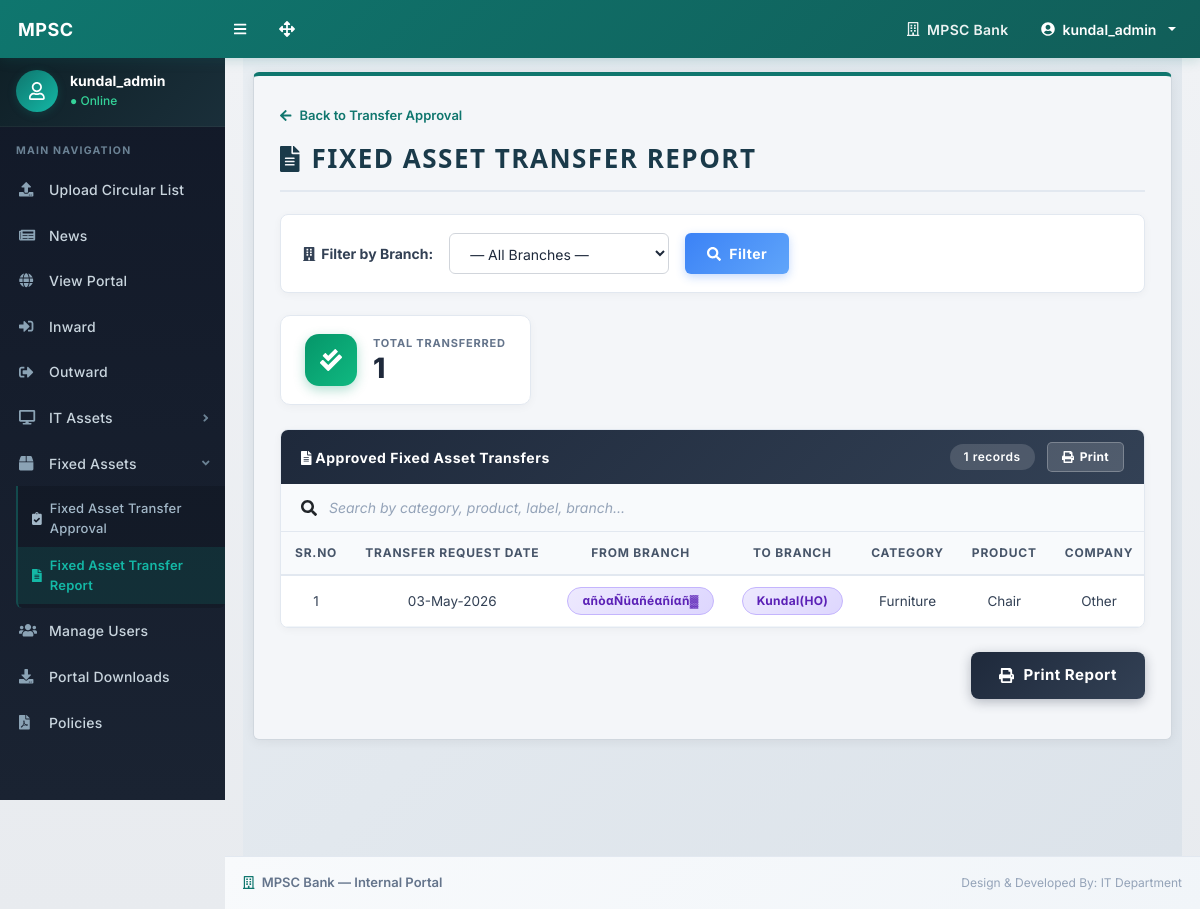
/fixed-asset-transfer-report.php (signed in), run on the app's committed database.
### tables this page shows
CREATE TABLE `fixed_asset_transfers` (
  `id` int(11) NOT NULL AUTO_INCREMENT,
  `asset_id` int(11) NOT NULL,
  `from_branch` varchar(255) NOT NULL,
  `to_branch` varchar(255) NOT NULL,
  `category` varchar(100) NOT NULL,
  `product` varchar(255) NOT NULL,
  `company` varchar(255) DEFAULT NULL,
  `label` varchar(255) DEFAULT NULL,
  `amount` decimal(12,2) DEFAULT 0.00,
  `status` varchar(100) DEFAULT NULL,
  `transfer_status` varchar(50) DEFAULT 'Pending',
  `created_at` datetime DEFAULT current_timestamp(),
  `approved_at` datetime DEFAULT NULL,
  PRIMARY KEY (`id`)
);

### fixed-asset-transfer-report.php (the view, shortened to what this page needs)
<?php
include_once('./includes/config.php');
$role = trim(strtolower($_SESSION['role']));
$isAdmin = ($role === 'admin');
$isEmployee = ($role === 'employee');
$filterBranch = '';
$reportList = null;
$totalCount = 0;
if ($isEmployee) {
    $stmt = mysqli_prepare($con,
        "SELECT id, asset_id, from_branch, to_branch, category, product, company, label, amount, transfer_status, created_at, approved_at
         FROM fixed_asset_transfers
         WHERE (from_branch = ? OR to_branch = ?) AND transfer_status = 'Approved'
         ORDER BY approved_at DESC, id DESC"
    );
    mysqli_stmt_bind_param($stmt, "ss", $filterBranch, $filterBranch);
    mysqli_stmt_execute($stmt);
    $reportList = mysqli_stmt_get_result($stmt);
    $totalCount = ($reportList) ? mysqli_num_rows($reportList) : 0;
} elseif ($isAdmin) {
    $stmt = mysqli_prepare($con,
        "SELECT id, asset_id, from_branch, to_branch, category, product, company, label, amount, transfer_status, created_at, approved_at
         FROM fixed_asset_transfers
         WHERE transfer_status = 'Approved'
         ORDER BY approved_at DESC, id DESC"
    );
    mysqli_stmt_execute($stmt);
    $reportList = mysqli_stmt_get_result($stmt);
    $totalCount = ($reportList) ? mysqli_num_rows($reportList) : 0;
}
?>
<!DOCTYPE html>
<html lang="en">
<head>
    <link href="./css/styles.css" rel="stylesheet" />
    <link href="./css/custom.css" rel="stylesheet" />
    <link href="./css/it-transfer.css?v=1" rel="stylesheet" />
    <link href="./css/it-transfer-report.css?v=1" rel="stylesheet" />
</head>
<body class="sb-nav-fixed">
    <?php if ($isAdmin) { ?>
        <?php include_once('./includes/navbar.php'); ?>
    <?php } ?>
    <div id="layoutSidenav">
        <?php
        if ($isAdmin) {
            include_once('./includes/sidebar.php');
        } else {
            include_once('./includes/entry-sidebar.php');
        }
        ?>
        <div id="layoutSidenav_content">
            <main>
                <div class="container-fluid px-3">
                    <div class="it-transfer-page">
                        <div class="it-transfer-panel">
                            <?php if ($isEmployee) { ?>
                                <a href="fixed-assets.php" class="itt-back-link">
                                    <i class="fas fa-arrow-left"></i> Back to Fixed Assets Dashboard
                                </a>
                            <?php } else { ?>
                                <a href="fixed-asset-approval.php" class="itt-back-link">
                                    <i class="fas fa-arrow-left"></i> Back to Transfer Approval
                                </a>
                            <?php } ?>
                            <div class="itt-header">
                                <h1 class="itt-title"><i class="fas fa-file-alt"></i> FIXED ASSET TRANSFER REPORT</h1>
                            </div>
                            <?php if ($isAdmin) { ?>
                                <form method="GET" action="fixed-asset-transfer-report.php" class="itt-filter-bar" id="reportFilterBar">
                                    <label for="branchFilter">
                                        <i class="fas fa-building"></i> Filter by Branch:
                                    </label>
                                    <select name="branch" id="branchFilter" class="itt-select">
                                        <option value="">— All Branches —</option>
                                    </select>
                                    <button type="submit" class="itt-filter-btn">
                                        <i class="fas fa-search"></i> Filter
                                    </button>
                                </form>
                            <?php } ?>
                            <div class="itr-summary-row">
                                <div class="itr-summary-card">
                                    <div class="itr-summary-icon">
                                        <i class="fas fa-check-double"></i>
                                    </div>
                                    <div class="itr-summary-info">
                                        <div class="itr-summary-label">Total Transferred</div>
                                        <div class="itr-summary-count"><?php echo $totalCount; ?></div>
                                    </div>
                                </div>
                            </div>
                            <div class="itt-table-wrap" id="printableArea">
                                <div class="itt-table-header-bar">
                                    <span>
                                        <i class="fas fa-file-alt"></i>
                                        Approved Fixed Asset Transfers
                                    </span>
                                    <div class="itr-table-actions">
                                        <span class="itt-table-count"><?php echo $totalCount; ?> records</span>
                                        <button type="button" class="itr-print-btn no-print" onclick="printReport()">
                                            <i class="fas fa-print"></i> Print
                                        </button>
                                    </div>
                                </div>
                                <div class="itr-search-bar no-print">
                                    <i class="fas fa-search"></i>
                                    <input type="text" id="tableSearch" placeholder="Search by category, product, label, branch..." autocomplete="off">
                                </div>
                                <div class="itt-table-scroll">
                                    <table class="itt-table" id="reportTable">
                                        <thead>
                                            <tr>
                                                <th>Sr.No</th>
                                                <th>Transfer Request Date</th>
                                                <th>From Branch</th>
                                                <th>To Branch</th>
                                                <th>Category</th>
                                                <th>Product</th>
                                                <th>Company</th>
                                            </tr>
                                        </thead>
                                        <tbody>
                                            <?php
                                            $sr = 1;
                                            if ($reportList && $totalCount > 0) {
                                                mysqli_data_seek($reportList, 0);
                                                while ($row = mysqli_fetch_assoc($reportList)) {
                                            ?>
                                                    <tr>
                                                        <td><?php echo $sr++; ?></td>
                                                        <td><?php echo date('d-M-Y', strtotime($row['created_at'])); ?></td>
                                                        <td>
                                                            <span class="itt-from-branch">
                                                                <?php echo htmlspecialchars($row['from_branch']); ?>
                                                            </span>
                                                        </td>
                                                        <td>
                                                            <span class="itr-branch-tag">
                                                                <?php echo htmlspecialchars($row['to_branch']); ?>
                                                            </span>
                                                        </td>
                                                        <td><?php echo htmlspecialchars($row['category']); ?></td>
                                                        <td><?php echo htmlspecialchars($row['product']); ?></td>
                                                        <td><?php echo htmlspecialchars($row['company'] ?? '—'); ?></td>
                                                    </tr>
                                            <?php
                                                }
                                            } ?>
                                        </tbody>
                                    </table>
                                </div>
                            </div>
                            <?php if ($totalCount > 0) { ?>
                                <div class="itr-print-action no-print">
                                    <button type="button" class="itr-print-main-btn" onclick="printReport()">
                                        <i class="fas fa-print"></i> Print Report
                                    </button>
                                </div>
                            <?php } ?>
                        </div>
                    </div>
                </div>
            </main>
            <?php if ($isAdmin) { ?>
                <?php include_once('./includes/footer.php'); ?>
            <?php } ?>
        </div>
    </div>
</body>
</html>

### css/custom.css (style rules this page uses)
body { background-color: #f0f2f5 !important; font-family: 'Inter', 'Segoe UI', Arial, Helvetica, sans-serif; -webkit-font-smoothing: antialiased; -moz-osx-font-smoothing: grayscale; }
#layoutSidenav_content { background: linear-gradient(180deg, #f0f2f5 0%, #e8ebef 100%); }
.container-fluid { padding-left: 18px !important; padding-right: 18px !important; }

### css/it-transfer.css (style rules this page uses)
.it-transfer-page { background: linear-gradient(135deg, #e8edf2 0%, #dce3ea 100%); min-height: 100vh; padding: 16px 10px 32px 10px; }
.it-transfer-panel { background: #f4f6f9; border: 1px solid #d0d7de; border-top: 4px solid #0f766e; border-radius: 6px; overflow: hidden; padding: 28px 26px 32px; box-shadow: 0 2px 12px rgba(0, 0, 0, 0.06); }
.itt-header { display: flex; align-items: center; justify-content: space-between; flex-wrap: wrap; gap: 14px; margin-bottom: 22px; padding-bottom: 16px; border-bottom: 2px solid #e2e8f0; }
.itt-title { font-size: 26px; font-weight: 800; color: #1a3a4a; letter-spacing: 1.5px; margin: 0; display: flex; align-items: center; gap: 12px; font-family: 'Segoe UI', Tahoma, Geneva, Verdana, sans-serif; }
.itt-table-wrap { background: #ffffff; border-radius: 8px; border: 1px solid #e2e8f0; overflow: hidden; box-shadow: 0 2px 8px rgba(0, 0, 0, 0.04); margin-bottom: 24px; }
.itt-table-header-bar { background: linear-gradient(135deg, #1e293b 0%, #334155 100%); color: #ffffff; padding: 12px 20px; font-size: 14px; font-weight: 700; display: flex; justify-content: space-between; align-items: center; letter-spacing: 0.5px; }
.itt-table-count { background: rgba(255, 255, 255, 0.15); padding: 4px 14px; border-radius: 20px; font-size: 12px; font-weight: 600; }
.itt-table-scroll { overflow-x: auto; }
.itt-table { width: 100%; border-collapse: collapse; font-size: 13.5px; }
.itt-table thead th { background: #f8fafc; color: #475569; font-weight: 700; font-size: 12px; text-transform: uppercase; letter-spacing: 0.8px; padding: 12px 14px; border-bottom: 2px solid #e2e8f0; text-align: center; white-space: nowrap; }
.itt-table tbody td { padding: 11px 14px; border-bottom: 1px solid #f1f5f9; color: #334155; text-align: center; vertical-align: middle; }
.itt-table tbody tr { transition: background-color 0.2s ease; }
.itt-select { padding: 10px 16px; border: 1.5px solid #d1d5db; border-radius: 6px; font-size: 14px; color: #1e293b; background: #ffffff; transition: all 0.25s ease; outline: none; font-family: inherit; min-width: 220px; cursor: pointer; appearance: auto; }
.itt-from-branch { display: inline-block; background: linear-gradient(135deg, #ede9fe 0%, #ddd6fe 100%); color: #5b21b6; padding: 4px 14px; border-radius: 20px; font-size: 12px; font-weight: 700; letter-spacing: 0.3px; border: 1px solid #c4b5fd; }
.itt-filter-bar { display: flex; align-items: center; gap: 16px; flex-wrap: wrap; margin-bottom: 22px; padding: 18px 22px; background: #ffffff; border-radius: 8px; border: 1px solid #e2e8f0; box-shadow: 0 2px 8px rgba(0, 0, 0, 0.04); }
.itt-filter-bar label { font-size: 14px; font-weight: 700; color: #334155; white-space: nowrap; display: flex; align-items: center; gap: 6px; margin: 0; }
.itt-filter-btn { background: linear-gradient(135deg, #3b82f6 0%, #60a5fa 100%); color: #ffffff; box-shadow: 0 3px 10px rgba(59, 130, 246, 0.3); padding: 10px 22px; border-radius: 6px; font-size: 14px; font-weight: 700; border: none; cursor: pointer; display: inline-flex; align-items: center; gap: 8px; transition: all 0.25s ease; letter-spacing: 0.5px; }
.itt-back-link { display: inline-flex; align-items: center; gap: 8px; font-size: 13px; font-weight: 600; color: #0f766e; text-decoration: none; margin-bottom: 18px; transition: all 0.2s ease; }

### data on the page
fixed_asset_transfers: created_at "03-May-2026", from_branch "αñòαÑüαñéαñíαñ▓", to_branch "Kundal(HO)", category "Furniture", product "Chair", company "Other"

### other printed values
$_SESSION['login'] "kundal_admin"
$totalCount "1"
